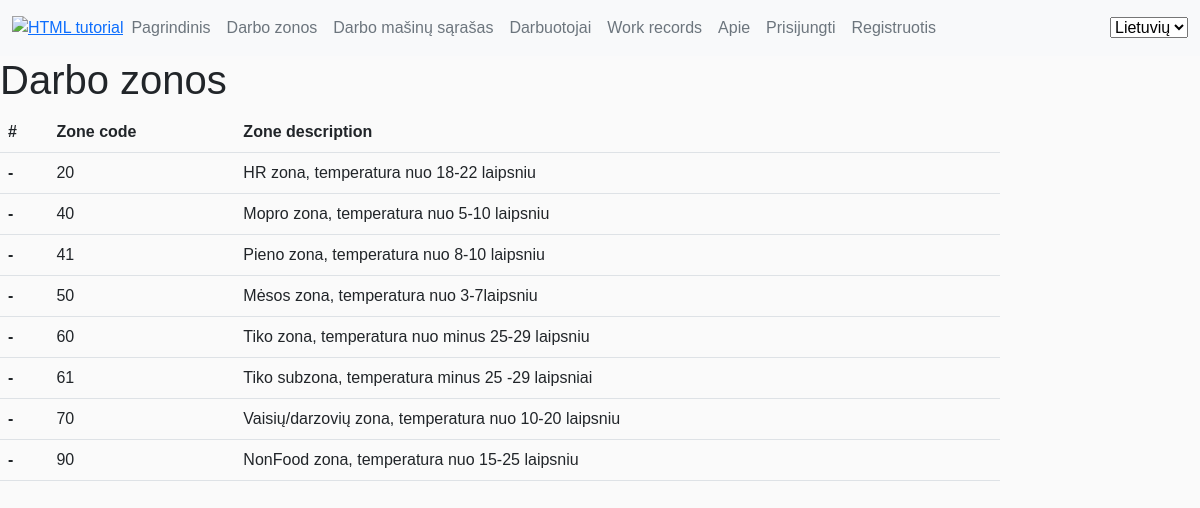
/lm/working_zones/, run on an earlier commit of the app's database.
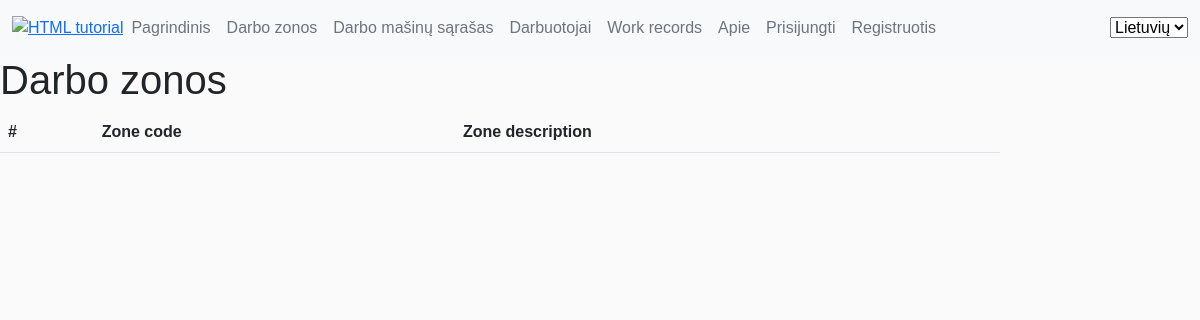
And on a later commit of the database.
### lm/models.py (models this page shows, shortened)
class Darbo_zona_sandelyje (models.Model):
    zone_choices = (
        ('20','20 - HR'),
        ('40','40 - MOPRO'),
        ('41', '41 - Pienas'),
        ('60', '60 - TIKO'),
        ('61', '61 - BakeOff'),
        ('70', '70 - Fruits'),
        ('50', '50 - Mėsa'),
        ('90', '90 - NonFood')
        )
    zone_code = models.CharField(_('Working zone code'), max_length=80, choices=zone_choices, default='40', help_text='Darbo zona sandėlyje',
    blank=True, unique=True)
    zone_description=models.CharField(_('Description'), max_length=80, help_text='Zonos aprasymas pvz 60-Tiko')
    class Meta:
        ordering = ['zone_code']
        verbose_name = _("Working zone")
        verbose_name_plural = _("Working zones")

### lm/views.py (the view)
# urls.py: path('working_zones/', views.working_zones, name='working_zones'),
def working_zones(request):
    working_zones = Darbo_zona_sandelyje.objects.all()
    context = {
        'working_zones': working_zones
    }
    return render(request, 'lm/working_zones.html', context=context)

### lm/templates/lm/working_zones.html (shortened to what this page needs)
{% extends 'base.html' %}
{% load i18n %}
{% load static %}
{% block content %}
<h1>{% trans "Working zones" %} </h1>
<table class="table">
  <thead>
    <tr>
      <th scope="col">#</th>
      <th scope="col">Zone code</th>
      <th scope="col">Zone description</th>
    </tr>
  </thead>
  {% for zonos in working_zones %}
  <tbody>
    <tr>
      <th scope="row">-</th>
      <td>{{zonos.zone_code}}</td>
      <td>{{zonos.zone_description}}</td>
    </tr>
  </tbody>
   {% endfor %}
</table>
{% endblock %}

What changed in the data, as far as the page shows it:
removed Darbo_zona_sandelyje: zone_code "20", zone_description "HR zona, temperatura nuo 18-22 laipsniu"
removed Darbo_zona_sandelyje: zone_code "40", zone_description "Mopro zona, temperatura nuo 5-10 laipsniu"
removed Darbo_zona_sandelyje: zone_code "41", zone_description "Pieno zona, temperatura nuo 8-10 laipsniu"
removed Darbo_zona_sandelyje: zone_code "50", zone_description "Mėsos zona, temperatura nuo 3-7laipsniu"
removed Darbo_zona_sandelyje: zone_code "60", zone_description "Tiko zona, temperatura nuo minus 25-29 laipsniu"
removed Darbo_zona_sandelyje: zone_code "61", zone_description "Tiko subzona, temperatura minus 25 -29 laipsniai"
removed Darbo_zona_sandelyje: zone_code "70", zone_description "Vaisių/darzovių zona, temperatura nuo 10-20 laipsniu"
removed Darbo_zona_sandelyje: zone_code "90", zone_description "NonFood zona, temperatura nuo 15-25 laipsniu"
